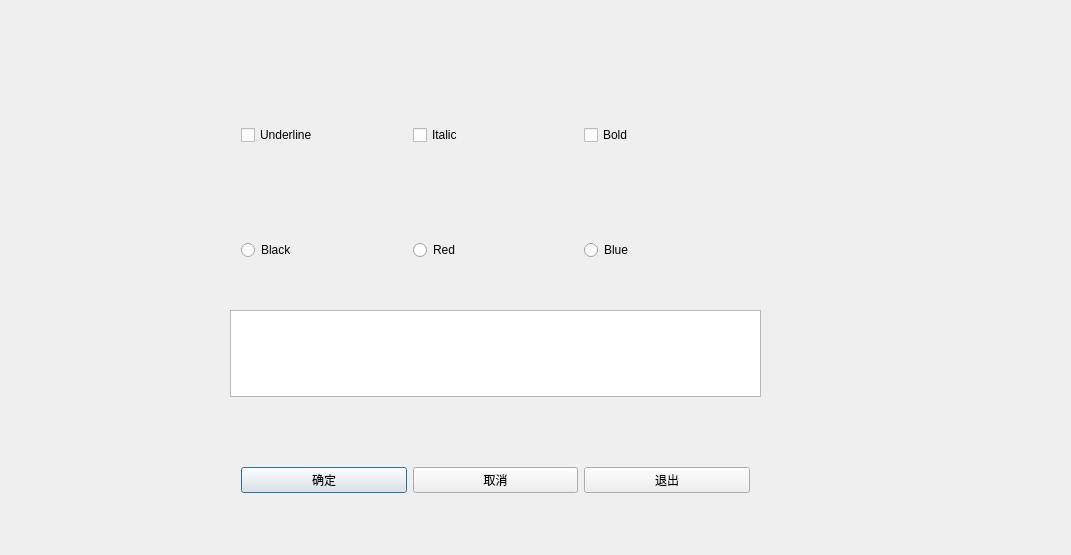
<?xml version="1.0" encoding="UTF-8"?>
<ui version="4.0">
 <class>QWDialog</class>
 <widget class="QDialog" name="QWDialog">
  <property name="geometry">
   <rect>
    <x>0</x>
    <y>0</y>
    <width>1071</width>
    <height>555</height>
   </rect>
  </property>
  <property name="windowTitle">
   <string>QWDialog</string>
  </property>
  <widget class="QWidget" name="horizontalLayoutWidget">
   <property name="geometry">
    <rect>
     <x>230</x>
     <y>90</y>
     <width>531</width>
     <height>91</height>
    </rect>
   </property>
   <layout class="QHBoxLayout" name="horizontalLayout">
    <item>
     <widget class="QCheckBox" name="chkBoxUnder">
      <property name="enabled">
       <bool>true</bool>
      </property>
      <property name="text">
       <string>Underline</string>
      </property>
      <property name="checkable">
       <bool>false</bool>
      </property>
     </widget>
    </item>
    <item>
     <widget class="QCheckBox" name="chkBoxItalic">
      <property name="text">
       <string>Italic</string>
      </property>
     </widget>
    </item>
    <item>
     <widget class="QCheckBox" name="chkBoxBold">
      <property name="text">
       <string>Bold</string>
      </property>
     </widget>
    </item>
   </layout>
  </widget>
  <widget class="QWidget" name="horizontalLayoutWidget_2">
   <property name="geometry">
    <rect>
     <x>230</x>
     <y>210</y>
     <width>531</width>
     <height>80</height>
    </rect>
   </property>
   <layout class="QHBoxLayout" name="horizontalLayout_2">
    <item>
     <widget class="QRadioButton" name="rBtnBlack">
      <property name="text">
       <string>Black</string>
      </property>
     </widget>
    </item>
    <item>
     <widget class="QRadioButton" name="rBtnRed">
      <property name="text">
       <string>Red</string>
      </property>
     </widget>
    </item>
    <item>
     <widget class="QRadioButton" name="rBtnBlue">
      <property name="text">
       <string>Blue</string>
      </property>
     </widget>
    </item>
   </layout>
  </widget>
  <widget class="QPlainTextEdit" name="txtEdit">
   <property name="geometry">
    <rect>
     <x>230</x>
     <y>310</y>
     <width>531</width>
     <height>87</height>
    </rect>
   </property>
  </widget>
  <widget class="QWidget" name="horizontalLayoutWidget_3">
   <property name="geometry">
    <rect>
     <x>230</x>
     <y>440</y>
     <width>531</width>
     <height>80</height>
    </rect>
   </property>
   <layout class="QHBoxLayout" name="horizontalLayout_3">
    <item>
     <widget class="QPushButton" name="btnOK">
      <property name="text">
       <string>确定</string>
      </property>
     </widget>
    </item>
    <item>
     <widget class="QPushButton" name="btnCancel">
      <property name="text">
       <string>取消</string>
      </property>
     </widget>
    </item>
    <item>
     <widget class="QPushButton" name="btnClose">
      <property name="text">
       <string>退出</string>
      </property>
     </widget>
    </item>
   </layout>
  </widget>
 </widget>
 <layoutdefault spacing="6" margin="11"/>
 <resources/>
 <connections>
  <connection>
   <sender>chkBoxUnder</sender>
   <signal>clicked(bool)</signal>
   <receiver>QWDialog</receiver>
   <slot>exec()</slot>
   <hints>
    <hint type="sourcelabel">
     <x>316</x>
     <y>135</y>
    </hint>
    <hint type="destinationlabel">
     <x>535</x>
     <y>277</y>
    </hint>
   </hints>
  </connection>
 </connections>
</ui>
